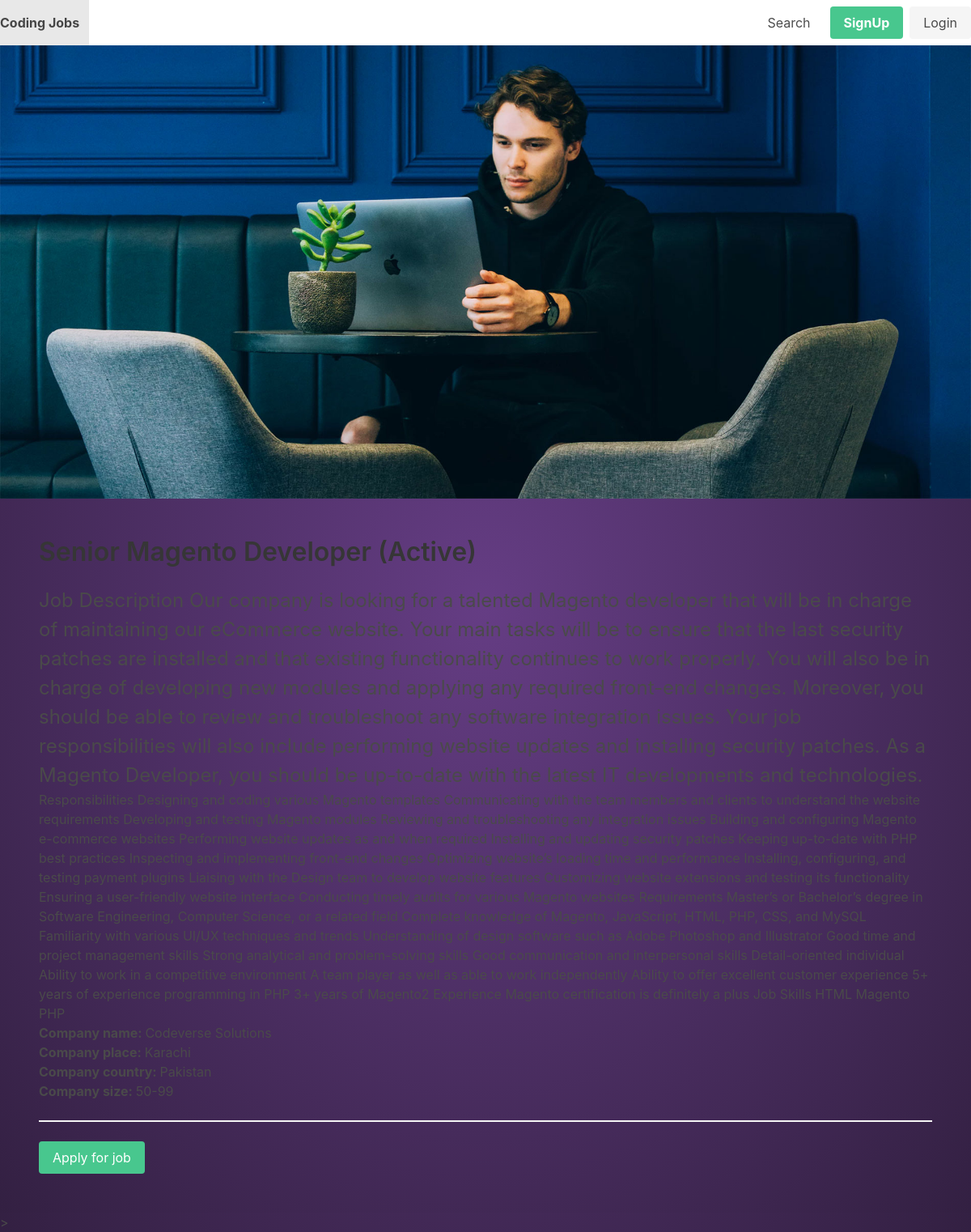
Page /jobs/8/ on the committed database.
### apps/job/models.py (models this page shows, shortened)
class Job(models.Model):
    SIZE_1_9 = 'size_1-9'
    SIZE_10_49 = 'size_10-49'
    SIZE_50_99 = 'size_50-99'
    SIZE_100 = 'size_100'
    CHOICES_SIZE = (
        (SIZE_1_9, '1-9'),
        (SIZE_10_49, '10-49'),
        (SIZE_50_99, '50-99'),
        (SIZE_100, '100+'),
    )
    ACTIVE = 'active'
    EMPLOYED = 'employed'
    ARCHIVED = 'archived'
    CHOICES_STATUS = (
        (ACTIVE, 'Active'),
        (EMPLOYED, 'Employed'),
        (ARCHIVED, 'Archived')
    )
    title = models.CharField(max_length=255)
    short_description = models.TextField()
    long_description = models.TextField(blank=True, null=True)
    company_name = models.CharField(max_length=255)
    company_address = models.CharField(max_length=255, blank=True, null=True)
    company_zipcode = models.CharField(max_length=255, blank=True, null=True)
    company_place = models.CharField(max_length=255, blank=True, null=True)
    company_country = models.CharField(max_length=255, blank=True, null=True)
    company_size = models.CharField(max_length=20, choices=CHOICES_SIZE, default=SIZE_1_9)
    created_by = models.ForeignKey(User, related_name='jobs', on_delete=models.CASCADE)
    created_at = models.DateTimeField(auto_now_add=True)
    changed_at = models.DateTimeField(auto_now=True)
    status = models.CharField(max_length=20, choices=CHOICES_STATUS, default=ACTIVE)

### apps/job/views.py (the view)
# urls.py: path('<int:job_id>/', job_detail, name='job_detail'),
def job_detail(request, job_id):
    job = Job.objects.get(pk=job_id)
    return render(request, 'job/job_detail.html', {'job' : job})

### apps/notification/context_processors.py (called while the page is built)
def notifications(request):
    if request.user.is_authenticated:
        return {'notifications': request.user.notifications.filter(is_read=False)}
    else:
        return {'notifications': []}

### apps/job/templates/job/job_detail.html (shortened to what this page needs)
{% extends 'core/base.html' %}
{% block content %}
    <h1 class="title">{{ job.title }} ({{ job.get_status_display }})</h1>
    <p class="is-size-4">{{ job.short_description }}</p>
    <p>{{ job.long_description }}</p>
    <b>Company name: </b>{{ job.company_name}}<br>
    {% if job.company_place %}<b>Company place: </b>{{ job.company_place}}<br>{% endif %}
    {% if job.company_country %}<b>Company country: </b>{{ job.company_country}}<br>{% endif %}
    <b>Company size: </b>{{ job.get_company_size_display }}<br>
    <hr>
    {% if job.status == 'active' %}
        <a href="{% url 'apply_for_job' job.id %}" class="button is-success">Apply for job</a>
    {% else %}
        <p>This job is not available anymore!</p>
    {% endif %}
{% endblock %}

### apps/core/templates/core/base.html (style rules this page uses)
.body { background: radial-gradient(#653d84, #332042); }

### rows in the picture
Job: title "Senior Magento Developer", status "Active", short_description "Job Description Our company is looking for a talented Magento developer that will be in charge of maintaining our eCommerce website. Your main tasks will be to ensure that the last security patches are installed and that existing functionality continues to work properly. You will also be in charge of developing new modules and applying any required front-end changes. Moreover, you should be able to review and troubleshoot any software integration issues. Your job responsibilities will also include performing website updates and installing security patches. As a Magento Developer, you should be up-to-date with the latest IT developments and technologies.", long_description "Responsibilities Designing and coding various Magento templates Communicating with the team members and clients to understand the website requirements Developing and testing Magento modules Reviewing and troubleshooting any integration issues Building and configuring Magento e-commerce websites Performing website updates as and when required Installing and updating security patches Keeping up-to-date with PHP best practices Inspecting and implementing front-end changes Optimizing website’s loading time and performance Installing, configuring, and testing payment plugins Liaising with the Design team to develop website features Customizing website extensions and testing its functionality…", company_name "Codeverse Solutions", company_place "Karachi", company_country "Pakistan", company_size "50-99"
